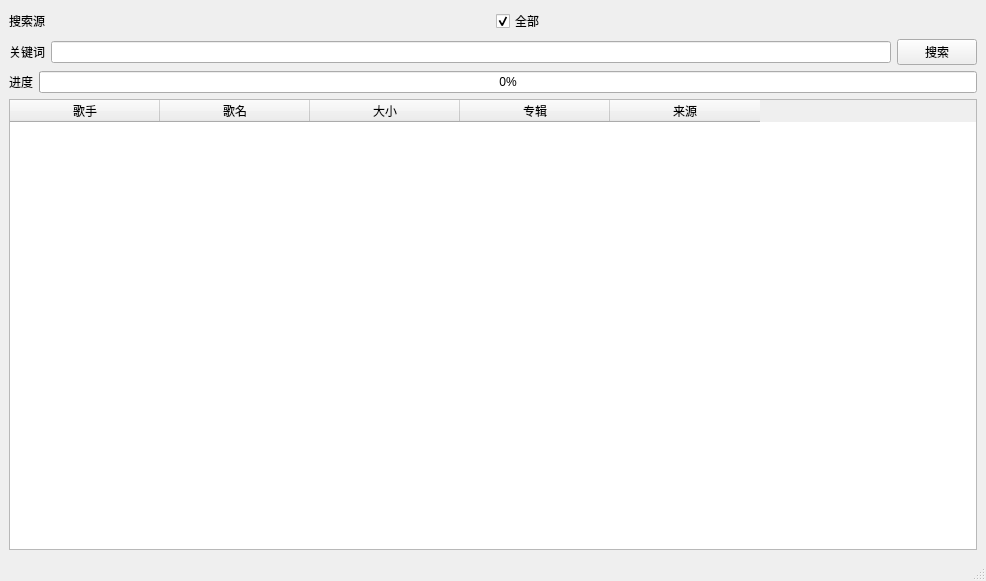
<?xml version="1.0" encoding="UTF-8"?>
<ui version="4.0">
 <class>MainWindow</class>
 <widget class="QMainWindow" name="MainWindow">
  <property name="geometry">
   <rect>
    <x>0</x>
    <y>0</y>
    <width>986</width>
    <height>581</height>
   </rect>
  </property>
  <property name="windowTitle">
   <string>音乐下载器</string>
  </property>
  <widget class="QWidget" name="centralwidget">
   <property name="styleSheet">
    <string notr="true"/>
   </property>
   <layout class="QHBoxLayout" name="horizontalLayout">
    <item>
     <layout class="QVBoxLayout" name="verticalLayout">
      <item>
       <layout class="QHBoxLayout" name="horizontalLayout_2">
        <item>
         <widget class="QLabel" name="label">
          <property name="text">
           <string>搜索源</string>
          </property>
         </widget>
        </item>
        <item>
         <widget class="QCheckBox" name="checkBox_all">
          <property name="text">
           <string>全部</string>
          </property>
          <property name="checked">
           <bool>true</bool>
          </property>
         </widget>
        </item>
       </layout>
      </item>
      <item>
       <layout class="QHBoxLayout" name="horizontalLayout_3">
        <item>
         <widget class="QLabel" name="label_2">
          <property name="text">
           <string>关键词</string>
          </property>
         </widget>
        </item>
        <item>
         <widget class="QLineEdit" name="lineEdit_sreach">
          <property name="styleSheet">
           <string notr="true"/>
          </property>
         </widget>
        </item>
        <item>
         <widget class="QPushButton" name="pushButton_search">
          <property name="styleSheet">
           <string notr="true"/>
          </property>
          <property name="text">
           <string>搜索</string>
          </property>
         </widget>
        </item>
       </layout>
      </item>
      <item>
       <layout class="QHBoxLayout" name="horizontalLayout_4">
        <item>
         <widget class="QLabel" name="label_3">
          <property name="text">
           <string>进度</string>
          </property>
         </widget>
        </item>
        <item>
         <widget class="QProgressBar" name="progressBar">
          <property name="value">
           <number>0</number>
          </property>
         </widget>
        </item>
       </layout>
      </item>
      <item>
       <layout class="QHBoxLayout" name="horizontalLayout_6"/>
      </item>
      <item>
       <layout class="QHBoxLayout" name="horizontalLayout_5">
        <item>
         <widget class="QTableWidget" name="tableWidget_reslist">
          <property name="columnCount">
           <number>5</number>
          </property>
          <attribute name="horizontalHeaderCascadingSectionResizes">
           <bool>false</bool>
          </attribute>
          <attribute name="horizontalHeaderDefaultSectionSize">
           <number>150</number>
          </attribute>
          <column>
           <property name="text">
            <string>歌手</string>
           </property>
          </column>
          <column>
           <property name="text">
            <string>歌名</string>
           </property>
          </column>
          <column>
           <property name="text">
            <string>大小</string>
           </property>
          </column>
          <column>
           <property name="text">
            <string>专辑</string>
           </property>
          </column>
          <column>
           <property name="text">
            <string>来源</string>
           </property>
          </column>
         </widget>
        </item>
       </layout>
      </item>
     </layout>
    </item>
   </layout>
  </widget>
  <widget class="QStatusBar" name="statusBar"/>
 </widget>
 <resources/>
 <connections/>
</ui>
